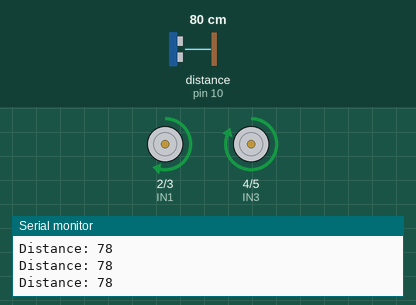
A sketch run on a simulated Arduino Uno, built with avr-gcc and run on an emulated ATmega328P. Shown: motor-driver pin pairs drawn as motors (green arrow = first pin HIGH = forward, orange = second pin HIGH = backward, longer = more drive, scaled by the enable pin), the last lines printed to the serial monitor. Wiring (inferred from the names in the program): ultrasonic range finder: trigger pin 9; echo pin 10. Inputs (shaded band) come from the test bench; at power-on: distance to the obstacle (sensor on pin 10) 80 cm. The echo pulse lasts 58.3 µs per cm.

Above: at 1.2 s.
1.3 s: distance to the obstacle (sensor on pin 10) set to 23 cm
2.8 s: distance to the obstacle (sensor on pin 10) set to 18 cm
At 3.2 s:
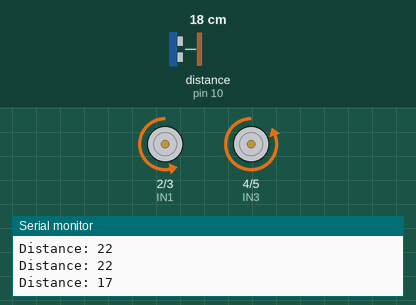
5.8 s: distance to the obstacle (sensor on pin 10) set to 35 cm
At 6.4 s:
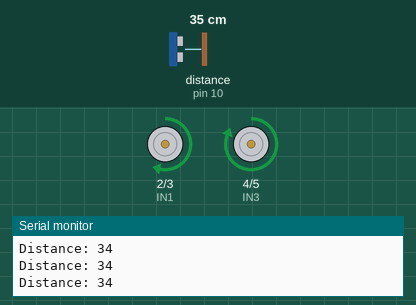
7.3 s: distance to the obstacle (sensor on pin 10) set to 2 cm
At 8.2 s:
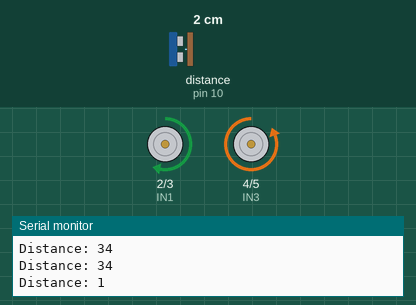
Timing chart, 0 to 11.3 s (numbered marks = the images above; inputs shaded):
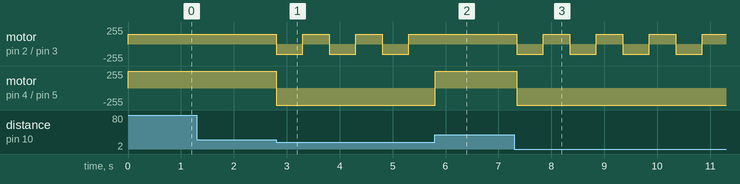

Measured:
- the behaviour switches between 21 and 20 cm on distance to the obstacle (sensor on pin 10) (found by bisection; images 0 and 1)
- after the input at 2.8 s, motor on pin 2 (IN1) / pin 3 (IN2): alternates forward 150/255 for 0.50 s and backward 150/255 for 0.50 s, starting at once; motor on pin 4 (IN3) / pin 5 (IN4): forward 255/255 → backward 255/255 at once
- after the input at 5.8 s, motor on pin 2 (IN1) / pin 3 (IN2): stays forward 150/255 (without the input it goes to backward 150/255 after 0.01 s); motor on pin 4 (IN3) / pin 5 (IN4): backward 255/255 → forward 255/255 at once
- after the input at 7.3 s, motor on pin 2 (IN1) / pin 3 (IN2): alternates forward 150/255 for 0.50 s and backward 150/255 for 0.50 s, starting after 0.05 s; motor on pin 4 (IN3) / pin 5 (IN4): forward 255/255 → backward 255/255 after 0.05 s

The sketch:

sonar_obstacle_avoidance.ino
```cpp
// Basic Obstacle Avoidance Robot

#define TRIG_PIN 9
#define ECHO_PIN 10
#define IN1 2
#define IN2 3
#define IN3 4
#define IN4 5
#define ENA 6
#define ENB 7

long duration;
int distance;

void setup() {
  pinMode(TRIG_PIN, OUTPUT);
  pinMode(ECHO_PIN, INPUT);
  pinMode(IN1, OUTPUT);
  pinMode(IN2, OUTPUT);
  pinMode(IN3, OUTPUT);
  pinMode(IN4, OUTPUT);
  pinMode(ENA, OUTPUT);
  pinMode(ENB, OUTPUT);
  Serial.begin(9600);
}

void loop() {
  // Measure distance
  digitalWrite(TRIG_PIN, LOW);
  delayMicroseconds(2);
  digitalWrite(TRIG_PIN, HIGH);
  delayMicroseconds(10);
  digitalWrite(TRIG_PIN, LOW);

  duration = pulseIn(ECHO_PIN, HIGH);
  distance = duration * 0.034 / 2;

  Serial.print("Distance: ");
  Serial.println(distance);

  if (distance < 20) {
    // Obstacle detected - reverse and turn
    moveBackward();
    delay(500);
    turnRight();
    delay(400);
  } else {
    // Move forward
    moveForward();
  }
  delay(100);
}

void moveForward() {
  digitalWrite(IN1, HIGH);
  digitalWrite(IN2, LOW);
  digitalWrite(IN3, HIGH);
  digitalWrite(IN4, LOW);
  analogWrite(ENA, 150);
  analogWrite(ENB, 150);
}

void moveBackward() {
  digitalWrite(IN1, LOW);
  digitalWrite(IN2, HIGH);
  digitalWrite(IN3, LOW);
  digitalWrite(IN4, HIGH);
  analogWrite(ENA, 150);
  analogWrite(ENB, 150);
}

void turnRight() {
  digitalWrite(IN1, HIGH);
  digitalWrite(IN2, LOW);
  digitalWrite(IN3, LOW);
  digitalWrite(IN4, HIGH);
  analogWrite(ENA, 150);
  analogWrite(ENB, 150);
}
```
